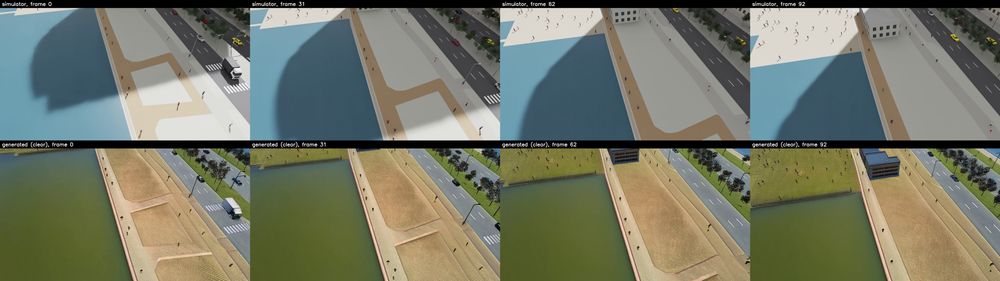
#> input picture evidence/gen_selftest_hudson-park-run_150.png, 1000 x 281 px, shrunk from 2150 x 605 before the run
$ python -i scores.py   (imports and definitions only)   (older library calls are emulated)
#> lines starting #> are read from the running program, lines starting #| are printed output that depends on the picture
#> further down, picture is the input picture: shape (281, 1000, 3); mean B, G, R 103.6, 120.7, 117.2
"""Scores for generated clips, from NumPy and OpenCV only. CPU.

structure score
    Edge agreement between a generated frame and the simulator's edge frame for the same instant,
    with a 3-pixel tolerance, divided by the agreement of the same generated frame with the
    simulator's edges from a different clip (the mismatched baseline). 1.0 means the output
    follows our geometry no better than it follows an unrelated scene.

ripple score
    Strength of oriented, stripe-like texture on surfaces that are flat and plain in the scene
    (water, paving, road, lawn), away from every real edge. Stripes have a strong local gradient
    that points the same way over a neighbourhood; grain and noise do not. The score is the mean,
    over those pixels, of gradient strength times its local coherence, in grey levels per pixel.
    0 is a smooth surface.
"""
from __future__ import annotations

import cv2
import numpy as np

TOL_PX = 3
CANNY = (50, 150)
FLAT_CLASSES = ("ground", "road", "sidewalk", "water", "boardwalk", "pier", "median", "lawn", "plaza", "parking", "path", "park")


def edges_of(frame_bgr: np.ndarray) -> np.ndarray:
    g = cv2.GaussianBlur(cv2.cvtColor(frame_bgr, cv2.COLOR_BGR2GRAY), (0, 0), 1.0)
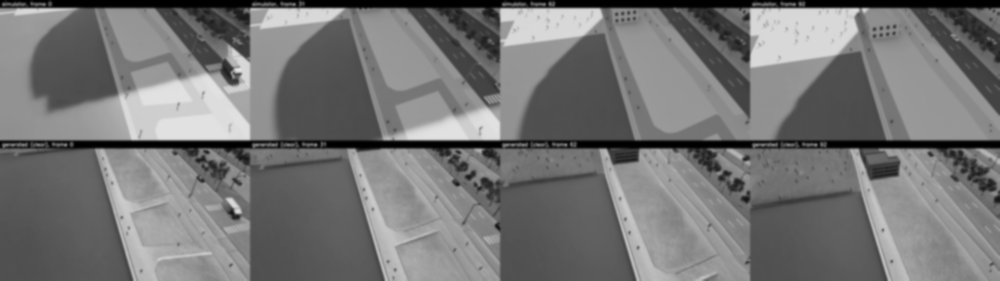
#> g: shape (281, 1000); min 0, max 228, mean 117.7
    return cv2.Canny(g, *CANNY) > 0
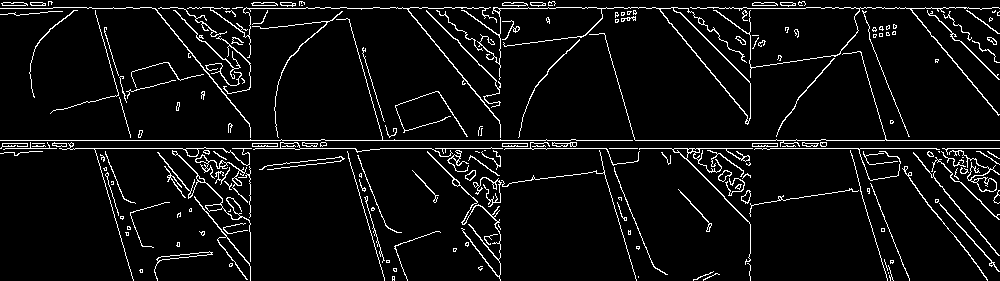
#> returned value: shape (281, 1000) bool; 6% white in thin lines or dots


def agreement(a: np.ndarray, b: np.ndarray, tol: int = TOL_PX) -> float:
    """Mean of: share of a's edge pixels within tol of an edge of b, and the reverse."""
    if not a.any() or not b.any():
        return 0.0
    k = cv2.getStructuringElement(cv2.MORPH_ELLIPSE, (2 * tol + 1, 2 * tol + 1))
    da = cv2.dilate(a.astype(np.uint8), k) > 0
    db = cv2.dilate(b.astype(np.uint8), k) > 0
    return 0.5 * (float((a & db).sum()) / float(a.sum()) + float((b & da).sum()) / float(b.sum()))


def structure_score(gen_bgr: np.ndarray, sim_edges: np.ndarray, other_edges: np.ndarray) -> dict:
    e = edges_of(gen_bgr)
    own, other = agreement(e, sim_edges), agreement(e, other_edges)
    return {"agreement": own, "baseline": other, "score": own / other if other > 0 else float("inf")}


def ripple_score(gen_bgr: np.ndarray, flat_mask: np.ndarray, sim_edges: np.ndarray, away_px: int = 8, sigma: float = 8.0) -> float:
    g = cv2.GaussianBlur(cv2.cvtColor(gen_bgr, cv2.COLOR_BGR2GRAY).astype(np.float32), (0, 0), 1.0)
    gx, gy = cv2.Sobel(g, cv2.CV_32F, 1, 0, ksize=3) / 8.0, cv2.Sobel(g, cv2.CV_32F, 0, 1, ksize=3) / 8.0
    jxx, jyy, jxy = (cv2.GaussianBlur(v, (0, 0), sigma) for v in (gx * gx, gy * gy, gx * gy))
    tr = jxx + jyy
    coherence = np.sqrt((jxx - jyy) ** 2 + 4 * jxy ** 2) / np.maximum(tr, 1e-6)
    k = cv2.getStructuringElement(cv2.MORPH_ELLIPSE, (2 * away_px + 1, 2 * away_px + 1))
    keep = flat_mask & ~(cv2.dilate(sim_edges.astype(np.uint8), k) > 0)
    keep &= cv2.erode(flat_mask.astype(np.uint8), k) > 0
    if keep.sum() < 500:
        return float("nan")
    return float((np.sqrt(tr) * coherence)[keep].mean())

>>> import cv2
>>> picture = cv2.imread('../../evidence/gen_selftest_hudson-park-run_150.png')
>>> result = edges_of(picture)

$ run again, on evidence/gen_controls_hudson-park-run_150.png
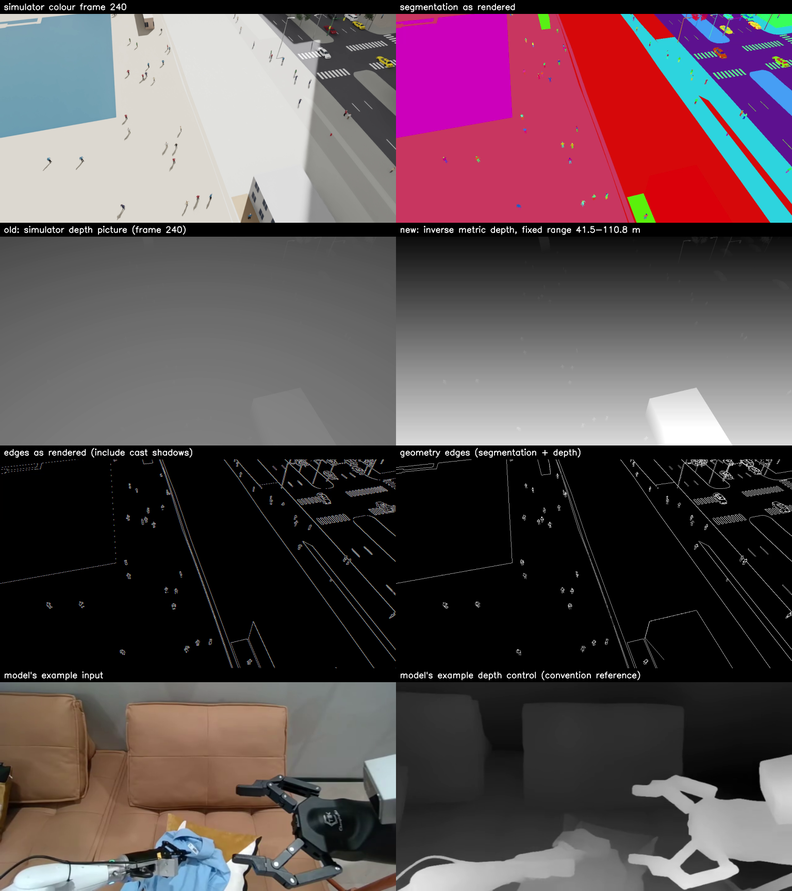
#> input picture evidence/gen_controls_hudson-park-run_150.png, 792 x 891 px, shrunk from 1536 x 1728 before the run
#> picture is the input picture: shape (891, 792, 3); mean B, G, R 81.7, 76.8, 92.2
#> in edges_of, `g = cv2.GaussianBlur(cv2.cvtColor(frame_bgr, cv2.COLOR_BGR2GRAY), (0, ..`:
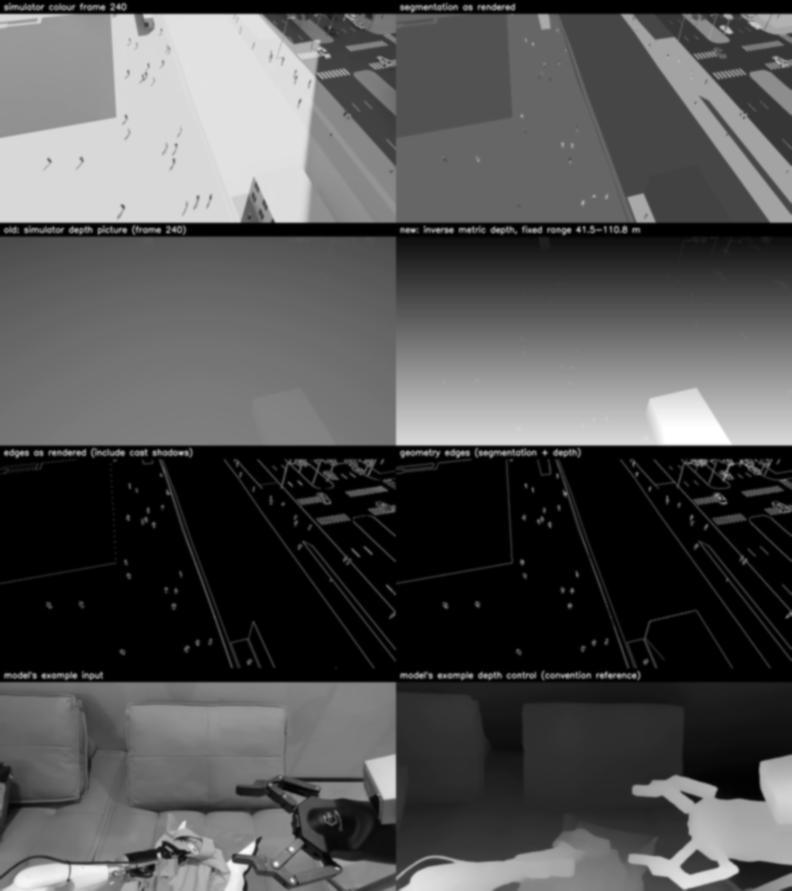
#> g: shape (891, 792); min 0, max 255, mean 82
#> in edges_of, `return cv2.Canny(g, *CANNY) > 0`:
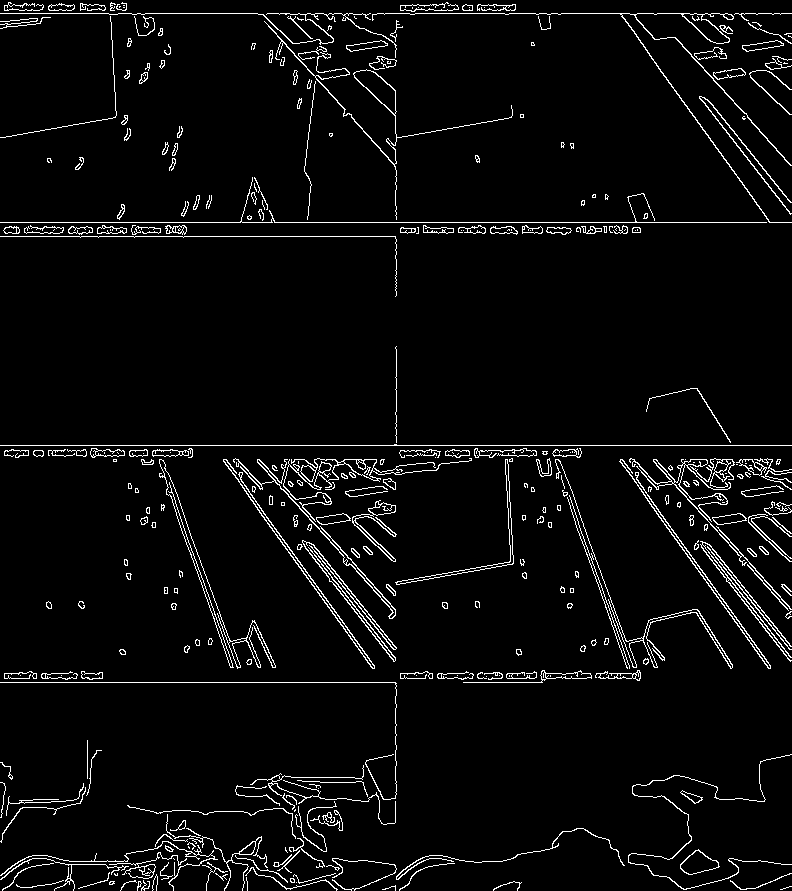
#> returned value: shape (891, 792) bool; 4.2% white in thin lines or dots

$ run again, on evidence/gen_seams_hudson-park-run_150_clear.png
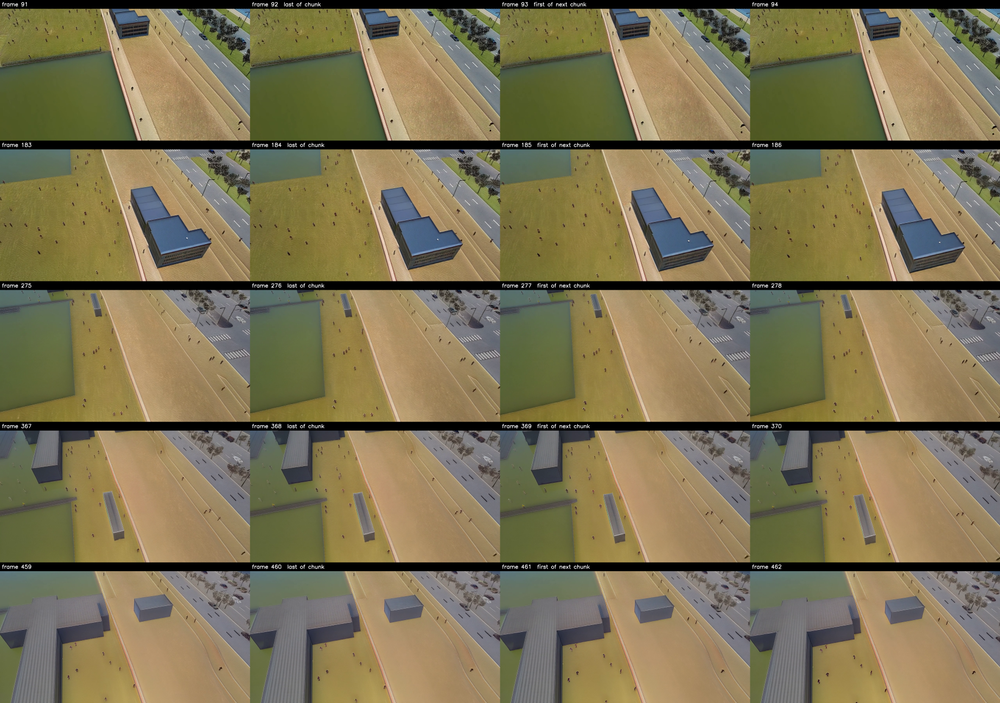
#> input picture evidence/gen_seams_hudson-park-run_150_clear.png, 1000 x 703 px, shrunk from 1843 x 1296 before the run
#> picture is the input picture: shape (703, 1000, 3); mean B, G, R 84.1, 116.1, 125.7
#> in edges_of, `g = cv2.GaussianBlur(cv2.cvtColor(frame_bgr, cv2.COLOR_BGR2GRAY), (0, ..`:
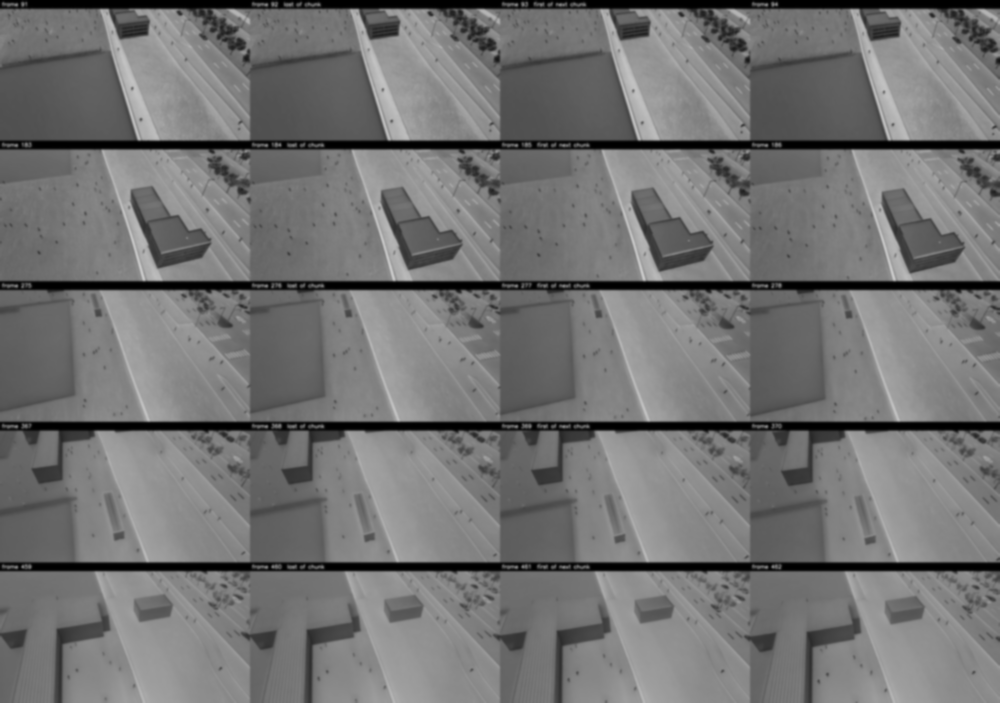
#> g: shape (703, 1000); min 0, max 199, mean 115.3
#> in edges_of, `return cv2.Canny(g, *CANNY) > 0`:
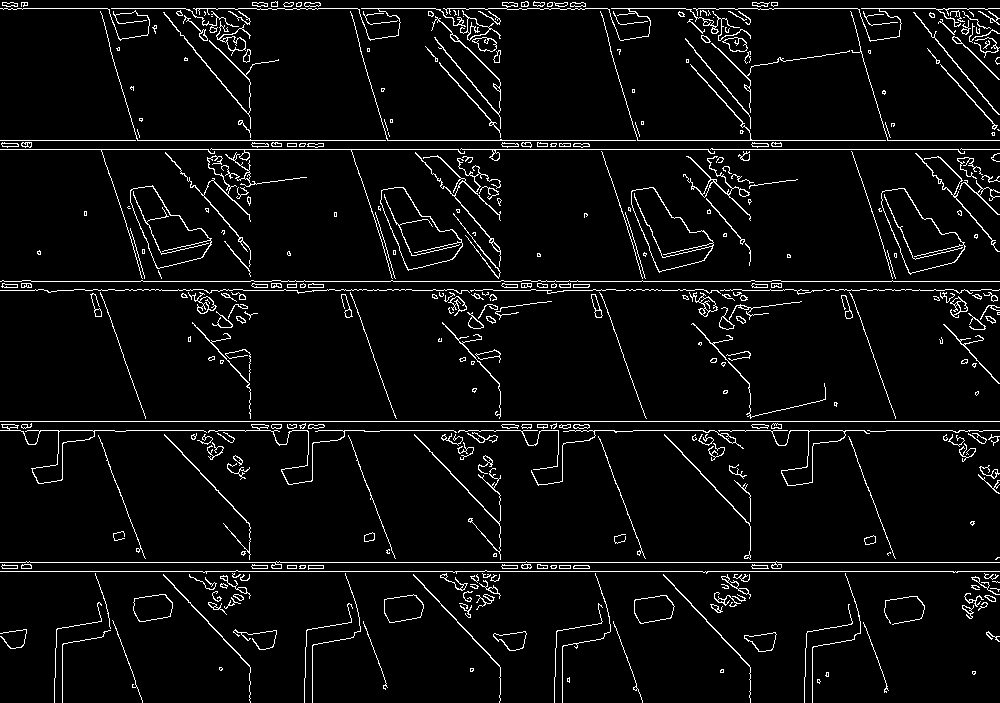
#> returned value: shape (703, 1000) bool; 5% white in thin lines or dots

$ run again, on evidence/gen_snow_grid_hudson-park-run_150.png
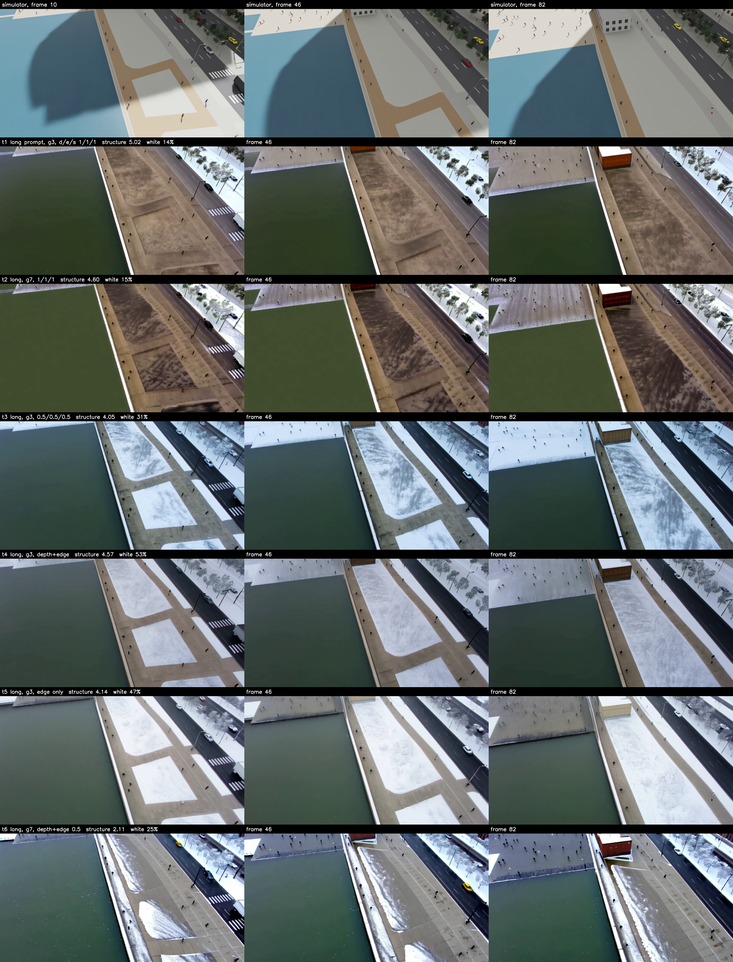
#> input picture evidence/gen_snow_grid_hudson-park-run_150.png, 733 x 962 px, shrunk from 1536 x 2016 before the run
#> picture is the input picture: shape (962, 733, 3); mean B, G, R 108.8, 109.4, 102.2
#> in edges_of, `g = cv2.GaussianBlur(cv2.cvtColor(frame_bgr, cv2.COLOR_BGR2GRAY), (0, ..`:
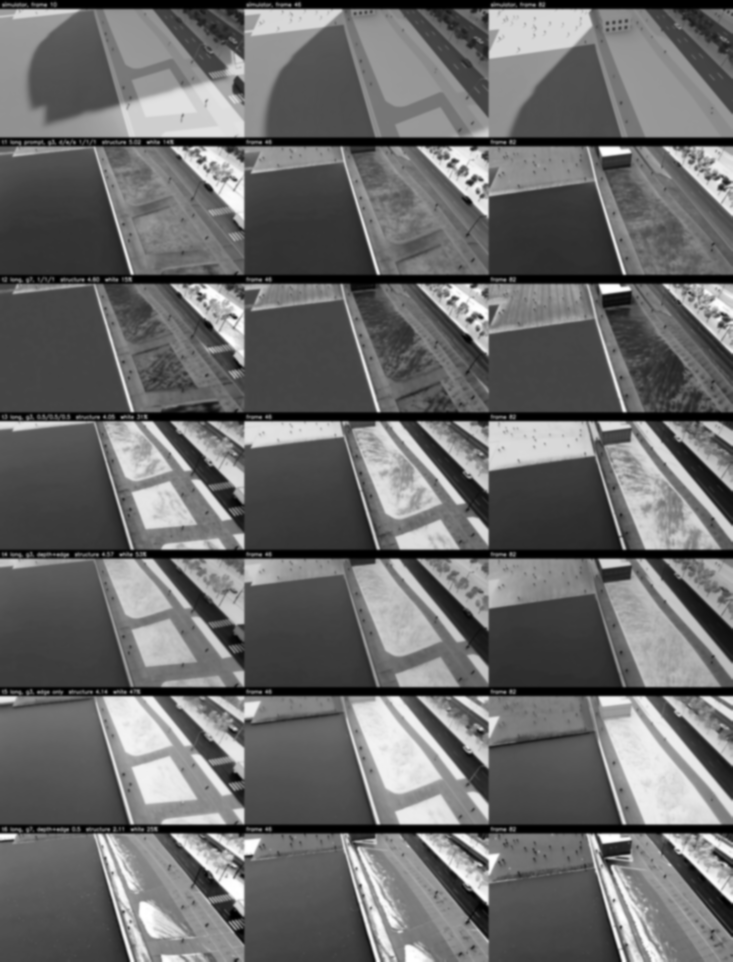
#> g: shape (962, 733); min 0, max 255, mean 107.1
#> in edges_of, `return cv2.Canny(g, *CANNY) > 0`:
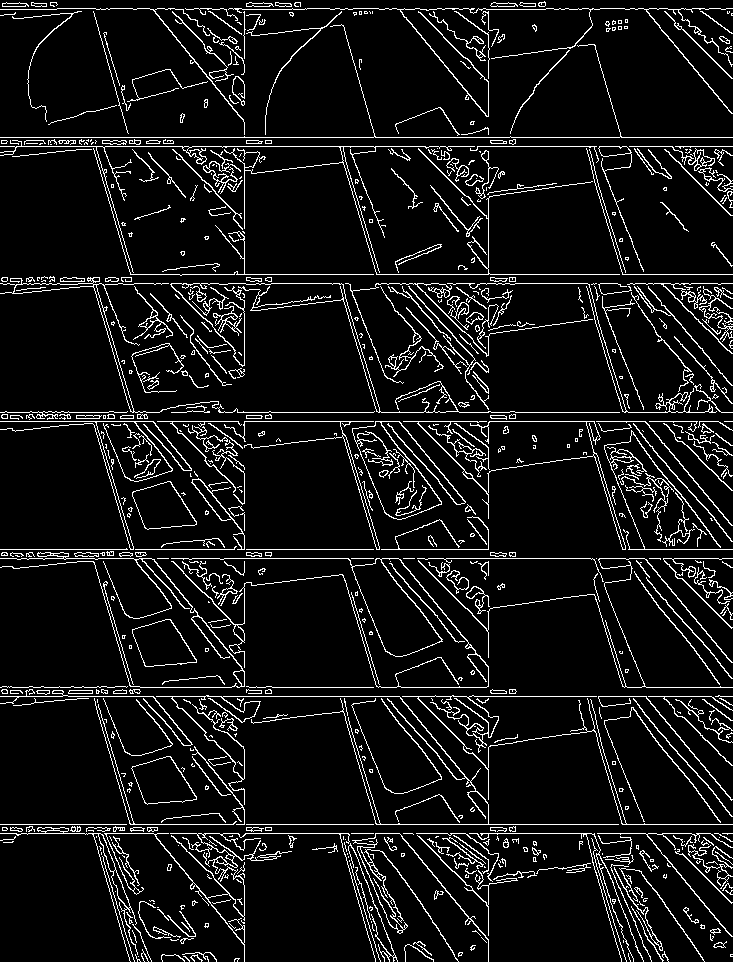
#> returned value: shape (962, 733) bool; 8.1% white in thin lines or dots
